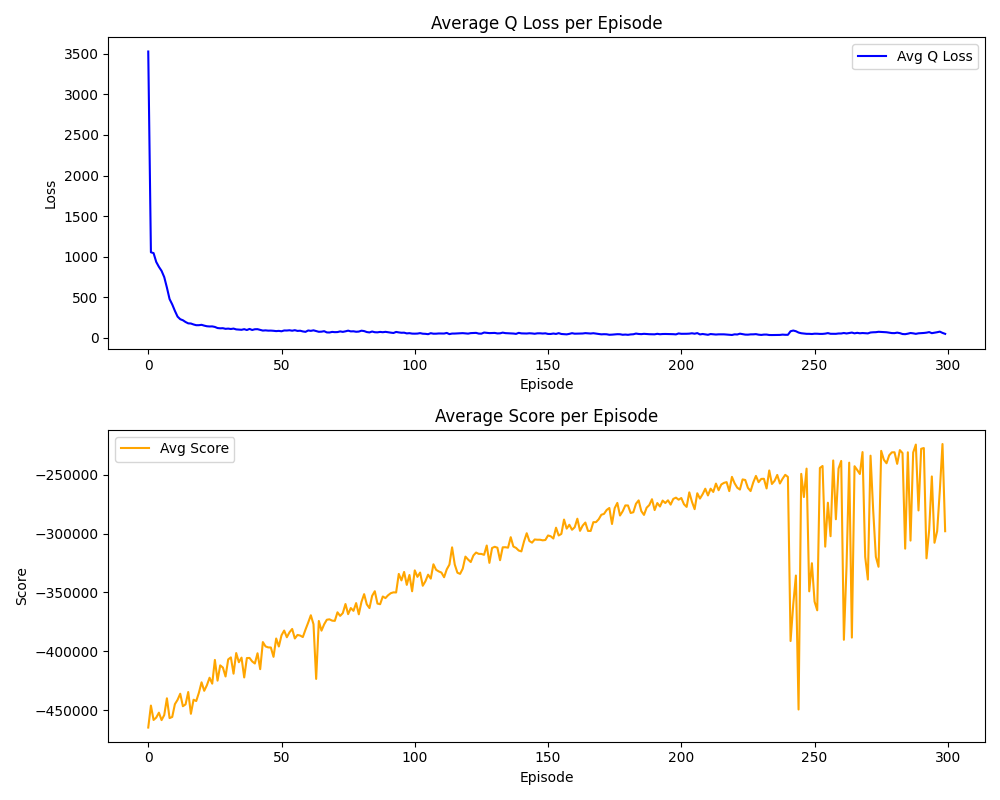

Here is the Python script that generated this plot:

import json
import matplotlib.pyplot as plt

# Path to the JSON file with training metrics
metrics_file = '/home/ubuntu/kex25/src/models/v1.2.1.pth_training_metrics__20250416-151004.json'

# Load the metrics from the JSON file
with open(metrics_file, 'r') as f:
    metrics = json.load(f)

avg_losses = metrics['avg_losses']
avg_score = metrics['avg_score']

# Create the plots
plt.figure(figsize=(10, 8))

plt.subplot(2, 1, 1)
plt.plot(avg_losses, label="Avg Q Loss", color='blue')
plt.title("Average Q Loss per Episode")
plt.xlabel("Episode")
plt.ylabel("Loss")
plt.legend()

plt.subplot(2, 1, 2)
plt.plot(avg_score, label="Avg Score", color='orange')
plt.title("Average Score per Episode")
plt.xlabel("Episode")
plt.ylabel("Score")
plt.legend()

plt.tight_layout()

# Save the plot as a PNG file instead of displaying it
output_file = '/home/ubuntu/kex25/src/models/plot.png'
plt.savefig(output_file)
plt.close()

print(f"Plot saved to {output_file}")